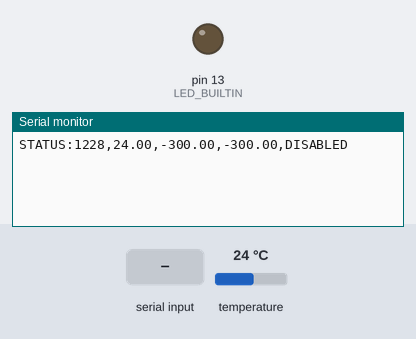
Simulated run of this sketch. Board: Arduino Uno, built with avr-gcc and run on an emulated ATmega328P. Shown: output pins drawn as LEDs (lit = HIGH), the last lines printed to the serial monitor. The test bench sets the inputs (shaded band); at power-on: temperature 24 °C.

Above: at 1.6 s.
1.7 s: "90,45\n" received over Serial
At 4.0 s:
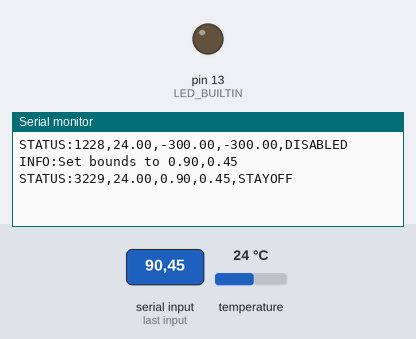
4.7 s: byte 120 ('x') received over Serial
At 7.1 s:
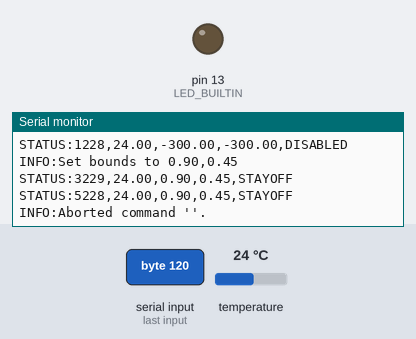
7.9 s: "5\n" received over Serial
At 9.1 s:
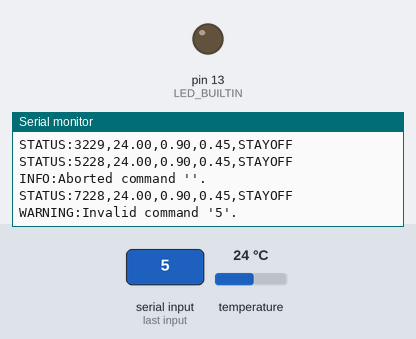
Timing chart, 0 to 10.9 s (numbered marks = the images above; inputs shaded):
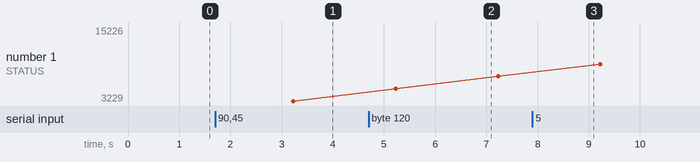

The sketch:

thermostat.ino
```cpp
#include <RCSwitch.h>
#include <OneWire.h>
#include <DallasTemperature.h>
#include "Config.hh"

RCSwitch rcSwitch;
OneWire ow(sensorPin);
DallasTemperature sensors(&ow);
bool turnedOn = false;

const byte commandMaxLength = 15;
char command[commandMaxLength+1];
byte commandLength = 0;

void on() {
  digitalWrite(LED_BUILTIN, HIGH);
  rcSwitch.send(onCmd);
}

void off() {
  digitalWrite(LED_BUILTIN, LOW);
  rcSwitch.send(offCmd);
}

void setup() {
  /* Init the serial port: */
  Serial.begin(9600);
  /* Init the transmitter: */
  rcSwitch.enableTransmit(senderPin);
  rcSwitch.setProtocol(protocol);
  rcSwitch.setPulseLength(pulseLength);
  /* Init the sensor: */
  sensors.begin();
  /* Set the LED as output: */
  pinMode(LED_BUILTIN, OUTPUT);
  /* Turn the heater off: */
  off();
}

void loop() {
  /* Remember when we started to calculate the duration: */
  unsigned long start = millis();

  /* Check for new data on the serial bus: */
  while (Serial.available() > 0) {
    char chr = Serial.read();
    if (chr != '\n' && chr != '\r' && commandLength < commandMaxLength) {
      if (chr == 'x') {
        /* Abort command: */
        command[commandLength] = '\0';
        commandLength = 0;
        Serial.print(F("INFO:Aborted command '"));
        Serial.print(command);
        Serial.println(F("'."));
      } else {
        /* Append received char to the command: */
        command[commandLength] = chr;
        commandLength++;
      }
    } else {
      /* Command received, parse it: */
      command[commandLength] = '\0';
      char *comma = strchr(command, ',');
      if (comma) {
        *comma = '\0';
        lowerBound = atoi(command) / 100.;
        upperBound = atoi(comma + 1) / 100.;
        Serial.print(F("INFO:Set bounds to "));
        Serial.print(lowerBound);
        Serial.print(F(","));
        Serial.println(upperBound);
      } else if (commandLength != 0) {
        /* Invalid and non-empty command. */
        Serial.print(F("WARNING:Invalid command '"));
        Serial.print(command);
        Serial.println(F("'."));
      }
      commandLength = 0;
    }
  }

  /* Get the temperature: */
  sensors.requestTemperatures();
  float temp = sensors.getTempCByIndex(0);

  /* Print time & temperature: */
  Serial.print(F("STATUS:"));
  Serial.print(millis());
  Serial.print(F(","));
  Serial.print(temp);
  Serial.print(F(","));
  Serial.print(lowerBound);
  Serial.print(F(","));
  Serial.print(upperBound);
  Serial.print(F(","));

  /* Check if thermostat is enabled: */
  if (lowerBound >= -270 && upperBound >= -270) {
    /* Check what we need to do: */
    if (temp < lowerBound && !turnedOn) {
      /* Switch the heater on. */
      Serial.println(F("SWITCHON"));
      on();
      turnedOn = true;
    } else if (temp > upperBound && turnedOn) {
      /* Switch the heater off. */
      Serial.println(F("SWITCHOFF"));
      off();
      turnedOn = false;
    } else if (turnedOn) {
      /* Keep the heater turned on. */
      Serial.println(F("STAYON"));
      on();
    } else {
      /* Keep the heater turned off. */
      Serial.println(F("STAYOFF"));
      off();
    }
  } else {
    Serial.println(F("DISABLED"));
    off();
  }

  /* Calculate duration and check if we met our interval: */
  unsigned long duration = millis() - start;
  if (duration < interval) {
    /* We did, sleep for the remaining time: */
    delay(interval - duration);
  } else if (duration > interval) {
    /* We didn't, print a warning: */
    Serial.print(F("WARNING:Interval not met (interval="));
    Serial.print(interval);
    Serial.print(F("ms, duration="));
    Serial.print(duration);
    Serial.println(F("ms)"));
  }
}
```

Config.hh
```cpp
#ifndef Config_hh
#define Config_hh

/* Default lower and upper temperature bound (centigrade): */
float lowerBound = -300;
float upperBound = -300;
/* NOTE: set both to -300 to disable the thermostat at startup */

/* Interval to check the temperature (ms): */
const unsigned long interval = 2000;

/* Pin configuration: */
const int senderPin = 2;
const int sensorPin = 8;

/* Transmitter configuration: */
const int protocol = 6;
const int pulseLength = 670;
const char *onCmd = "10101000000000010001";
const char *offCmd = "10101000000000000000";

#endif
```

Measured:
- after the input at 1.7 s, the serial monitor: prints a new line after 0.77 s (image 1)
- after the input at 4.7 s, the serial monitor: prints a new line after 1.8 s (image 2)
- after the input at 7.9 s, the serial monitor: prints a new line after 0.56 s (image 3)
- plotted number 1: 7228 → 15226 after the input at 7.9 s
